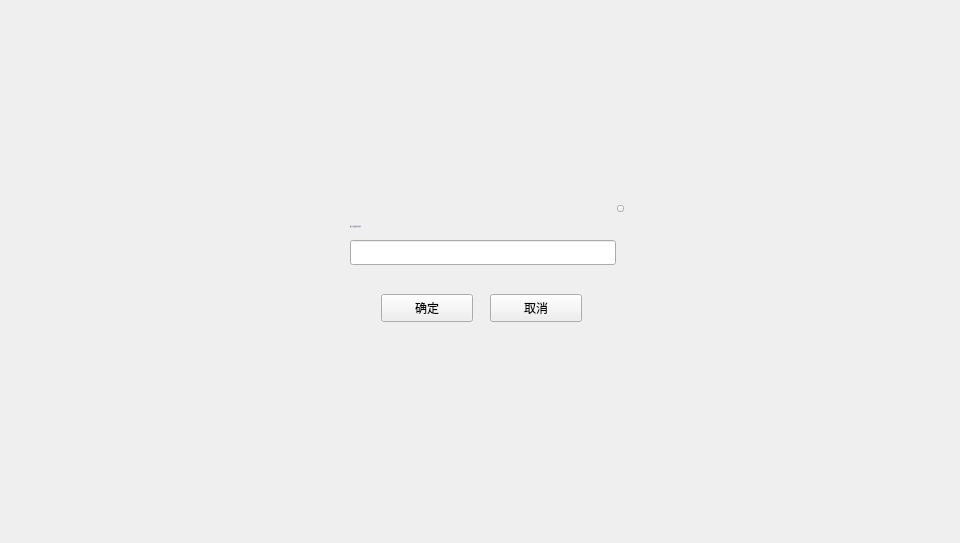
<?xml version="1.0" encoding="UTF-8"?>
<ui version="4.0">
 <class>AddMultiSigAddressDialog</class>
 <widget class="QDialog" name="AddMultiSigAddressDialog">
  <property name="geometry">
   <rect>
    <x>0</x>
    <y>0</y>
    <width>960</width>
    <height>543</height>
   </rect>
  </property>
  <property name="windowTitle">
   <string>Dialog</string>
  </property>
  <widget class="QWidget" name="widget" native="true">
   <property name="geometry">
    <rect>
     <x>0</x>
     <y>0</y>
     <width>960</width>
     <height>543</height>
    </rect>
   </property>
   <widget class="QWidget" name="containerWidget" native="true">
    <property name="geometry">
     <rect>
      <x>330</x>
      <y>200</y>
      <width>300</width>
      <height>136</height>
     </rect>
    </property>
    <widget class="QToolButton" name="cancelBtn">
     <property name="geometry">
      <rect>
       <x>160</x>
       <y>94</y>
       <width>92</width>
       <height>28</height>
      </rect>
     </property>
     <property name="cursor">
      <cursorShape>PointingHandCursor</cursorShape>
     </property>
     <property name="styleSheet">
      <string notr="true"/>
     </property>
     <property name="text">
      <string>取消</string>
     </property>
    </widget>
    <widget class="QToolButton" name="okBtn">
     <property name="geometry">
      <rect>
       <x>51</x>
       <y>94</y>
       <width>92</width>
       <height>28</height>
      </rect>
     </property>
     <property name="cursor">
      <cursorShape>PointingHandCursor</cursorShape>
     </property>
     <property name="styleSheet">
      <string notr="true"/>
     </property>
     <property name="text">
      <string>确定</string>
     </property>
    </widget>
    <widget class="QLabel" name="tipLabel">
     <property name="geometry">
      <rect>
       <x>20</x>
       <y>70</y>
       <width>261</width>
       <height>16</height>
      </rect>
     </property>
     <property name="styleSheet">
      <string notr="true">QLabel{font: 11px &quot;微软雅黑&quot;;color: rgb(255,0,0);}
</string>
     </property>
     <property name="text">
      <string/>
     </property>
    </widget>
    <widget class="QLineEdit" name="addressLineEdit">
     <property name="geometry">
      <rect>
       <x>20</x>
       <y>40</y>
       <width>266</width>
       <height>25</height>
      </rect>
     </property>
     <property name="font">
      <font>
       <family>Microsoft YaHei UI Light</family>
      </font>
     </property>
     <property name="styleSheet">
      <string notr="true"/>
     </property>
     <property name="cursorPosition">
      <number>0</number>
     </property>
    </widget>
    <widget class="QToolButton" name="closeBtn">
     <property name="geometry">
      <rect>
       <x>287</x>
       <y>5</y>
       <width>7</width>
       <height>7</height>
      </rect>
     </property>
     <property name="cursor">
      <cursorShape>PointingHandCursor</cursorShape>
     </property>
     <property name="focusPolicy">
      <enum>Qt::NoFocus</enum>
     </property>
     <property name="styleSheet">
      <string notr="true"/>
     </property>
     <property name="text">
      <string/>
     </property>
    </widget>
    <widget class="QLabel" name="label_9">
     <property name="geometry">
      <rect>
       <x>20</x>
       <y>16</y>
       <width>200</width>
       <height>21</height>
      </rect>
     </property>
     <property name="font">
      <font>
       <family>微软雅黑</family>
       <pointsize>-1</pointsize>
       <weight>50</weight>
       <italic>false</italic>
       <bold>false</bold>
      </font>
     </property>
     <property name="styleSheet">
      <string notr="true">font: 11px &quot;微软雅黑&quot;;
color: rgb(137, 129, 161);</string>
     </property>
     <property name="text">
      <string>输入已经创建的多签地址</string>
     </property>
     <property name="alignment">
      <set>Qt::AlignLeading|Qt::AlignLeft|Qt::AlignVCenter</set>
     </property>
     <property name="wordWrap">
      <bool>true</bool>
     </property>
    </widget>
   </widget>
  </widget>
 </widget>
 <resources/>
 <connections/>
</ui>
